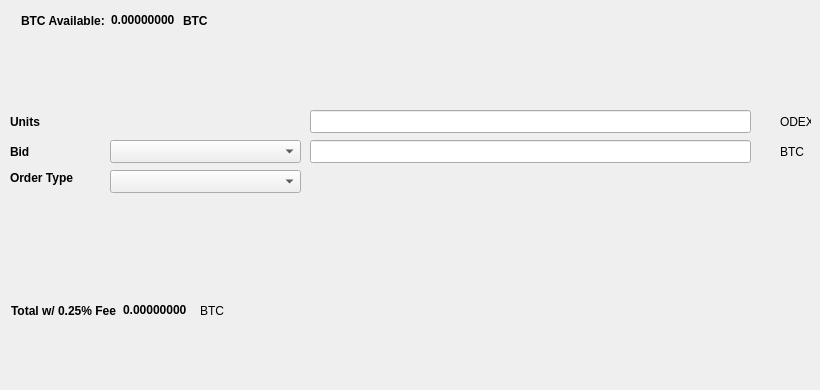
   <widget class="QWidget" name="BuyTab">
    <attribute name="title">
     <string>Buy</string>
    </attribute>
    <widget class="QtMaterialFlatButton" name="BuyODEX" native="true">
     <property name="geometry">
      <rect>
       <x>30</x>
       <y>330</y>
       <width>131</width>
       <height>23</height>
      </rect>
     </property>
     <property name="text" stdset="0">
      <string>Buy ODEX</string>
     </property>
     <property name="icon" stdset="0">
      <iconset resource="../odex.qrc">
       <normaloff>:/icons/bitcoin</normaloff>:/icons/bitcoin</iconset>
     </property>
    </widget>
    <widget class="QLabel" name="label_3">
     <property name="geometry">
      <rect>
       <x>10</x>
       <y>110</y>
       <width>46</width>
       <height>23</height>
      </rect>
     </property>
     <property name="font">
      <font>
       <weight>75</weight>
       <bold>true</bold>
      </font>
     </property>
     <property name="text">
      <string>Units</string>
     </property>
    </widget>
    <widget class="QLineEdit" name="UnitsInput">
     <property name="geometry">
      <rect>
       <x>310</x>
       <y>110</y>
       <width>441</width>
       <height>23</height>
      </rect>
     </property>
     <property name="font">
      <font>
       <pointsize>9</pointsize>
       <weight>75</weight>
       <bold>true</bold>
      </font>
     </property>
    </widget>
    <widget class="QLineEdit" name="BuyBidPriceEdit">
     <property name="geometry">
      <rect>
       <x>310</x>
       <y>140</y>
       <width>441</width>
       <height>23</height>
      </rect>
     </property>
     <property name="font">
      <font>
       <pointsize>9</pointsize>
       <weight>75</weight>
       <bold>true</bold>
      </font>
     </property>
    </widget>
    <widget class="QLabel" name="label_4">
     <property name="geometry">
      <rect>
       <x>780</x>
       <y>110</y>
       <width>31</width>
       <height>23</height>
      </rect>
     </property>
     <property name="text">
      <string>ODEX</string>
     </property>
    </widget>
    <widget class="QLabel" name="label_5">
     <property name="geometry">
      <rect>
       <x>780</x>
       <y>140</y>
       <width>31</width>
       <height>23</height>
      </rect>
     </property>
     <property name="text">
      <string>BTC</string>
     </property>
    </widget>
    <widget class="QLabel" name="label_6">
     <property name="geometry">
      <rect>
       <x>10</x>
       <y>140</y>
       <width>46</width>
       <height>23</height>
      </rect>
     </property>
     <property name="font">
      <font>
       <weight>75</weight>
       <bold>true</bold>
      </font>
     </property>
     <property name="text">
      <string>Bid</string>
     </property>
    </widget>
    <widget class="QLabel" name="label_7">
     <property name="geometry">
      <rect>
       <x>10</x>
       <y>170</y>
       <width>91</width>
       <height>16</height>
      </rect>
     </property>
     <property name="font">
      <font>
       <weight>75</weight>
       <bold>true</bold>
      </font>
     </property>
     <property name="text">
      <string>Order Type</string>
     </property>
    </widget>
    <widget class="QtMaterialFlatButton" name="Buy_Max_Amount" native="true">
     <property name="geometry">
      <rect>
       <x>110</x>
       <y>110</y>
       <width>191</width>
       <height>23</height>
      </rect>
     </property>
     <property name="font">
      <font>
       <pointsize>10</pointsize>
      </font>
     </property>
     <property name="text" stdset="0">
      <string>Max</string>
     </property>
    </widget>
    <widget class="QComboBox" name="BuyBidcomboBox">
     <property name="geometry">
      <rect>
       <x>110</x>
       <y>140</y>
       <width>191</width>
       <height>23</height>
      </rect>
     </property>
     <property name="font">
      <font>
       <pointsize>10</pointsize>
      </font>
     </property>
    </widget>
    <widget class="QComboBox" name="buyOrdertypeCombo">
     <property name="geometry">
      <rect>
       <x>110</x>
       <y>170</y>
       <width>191</width>
       <height>23</height>
      </rect>
     </property>
     <property name="font">
      <font>
       <pointsize>10</pointsize>
      </font>
     </property>
    </widget>
    <widget class="QWidget" name="layoutWidget1">
     <property name="geometry">
      <rect>
       <x>21</x>
       <y>11</y>
       <width>227</width>
       <height>19</height>
      </rect>
     </property>
     <layout class="QHBoxLayout" name="horizontalLayout_3">
      <item>
       <widget class="QLabel" name="label232">
        <property name="font">
         <font>
          <weight>75</weight>
          <bold>true</bold>
         </font>
        </property>
        <property name="text">
         <string>BTC Available:</string>
        </property>
       </widget>
      </item>
      <item>
       <widget class="QLabel" name="BtcAvailableLbl">
        <property name="palette">
         <palette>
          <active>
           <colorrole role="WindowText">
            <brush brushstyle="SolidPattern">
             <color alpha="255">
              <red>0</red>
              <green>0</green>
              <blue>0</blue>
             </color>
            </brush>
           </colorrole>
           <colorrole role="Button">
            <brush brushstyle="SolidPattern">
             <color alpha="255">
              <red>0</red>
              <green>170</green>
              <blue>0</blue>
             </color>
            </brush>
           </colorrole>
           <colorrole role="Light">
            <brush brushstyle="SolidPattern">
             <color alpha="255">
              <red>0</red>
              <green>255</green>
              <blue>0</blue>
             </color>
            </brush>
           </colorrole>
           <colorrole role="Midlight">
            <brush brushstyle="SolidPattern">
             <color alpha="255">
              <red>0</red>
              <green>212</green>
              <blue>0</blue>
             </color>
            </brush>
           </colorrole>
           <colorrole role="Dark">
            <brush brushstyle="SolidPattern">
             <color alpha="255">
              <red>0</red>
              <green>85</green>
              <blue>0</blue>
             </color>
            </brush>
           </colorrole>
           <colorrole role="Mid">
            <brush brushstyle="SolidPattern">
             <color alpha="255">
              <red>0</red>
              <green>113</green>
              <blue>0</blue>
             </color>
            </brush>
           </colorrole>
           <colorrole role="Text">
            <brush brushstyle="SolidPattern">
             <color alpha="255">
              <red>0</red>
              <green>170</green>
              <blue>0</blue>
             </color>
            </brush>
           </colorrole>
           <colorrole role="BrightText">
            <brush brushstyle="SolidPattern">
             <color alpha="255">
              <red>255</red>
              <green>255</green>
              <blue>255</blue>
             </color>
            </brush>
           </colorrole>
           <colorrole role="ButtonText">
            <brush brushstyle="SolidPattern">
             <color alpha="255">
              <red>0</red>
              <green>0</green>
              <blue>0</blue>
             </color>
            </brush>
           </colorrole>
           <colorrole role="Base">
            <brush brushstyle="SolidPattern">
             <color alpha="255">
              <red>255</red>
              <green>255</green>
              <blue>255</blue>
             </color>
            </brush>
           </colorrole>
           <colorrole role="Window">
            <brush brushstyle="SolidPattern">
             <color alpha="255">
              <red>0</red>
              <green>170</green>
              <blue>0</blue>
             </color>
            </brush>
           </colorrole>
           <colorrole role="Shadow">
            <brush brushstyle="SolidPattern">
             <color alpha="255">
              <red>0</red>
              <green>0</green>
              <blue>0</blue>
             </color>
            </brush>
           </colorrole>
           <colorrole role="AlternateBase">
            <brush brushstyle="SolidPattern">
             <color alpha="255">
              <red>127</red>
              <green>212</green>
              <blue>127</blue>
             </color>
            </brush>
           </colorrole>
           <colorrole role="ToolTipBase">
            <brush brushstyle="SolidPattern">
             <color alpha="255">
              <red>255</red>
              <green>255</green>
              <blue>220</blue>
             </color>
            </brush>
           </colorrole>
           <colorrole role="ToolTipText">
            <brush brushstyle="SolidPattern">
             <color alpha="255">
              <red>0</red>
              <green>0</green>
              <blue>0</blue>
             </color>
            </brush>
           </colorrole>
          </active>
          <inactive>
           <colorrole role="WindowText">
            <brush brushstyle="SolidPattern">
             <color alpha="255">
              <red>0</red>
              <green>0</green>
              <blue>0</blue>
             </color>
            </brush>
           </colorrole>
           <colorrole role="Button">
            <brush brushstyle="SolidPattern">
             <color alpha="255">
              <red>0</red>
              <green>170</green>
              <blue>0</blue>
             </color>
            </brush>
           </colorrole>
           <colorrole role="Light">
            <brush brushstyle="SolidPattern">
             <color alpha="255">
              <red>0</red>
              <green>255</green>
              <blue>0</blue>
             </color>
            </brush>
           </colorrole>
           <colorrole role="Midlight">
            <brush brushstyle="SolidPattern">
             <color alpha="255">
              <red>0</red>
              <green>212</green>
              <blue>0</blue>
             </color>
            </brush>
           </colorrole>
           <colorrole role="Dark">
            <brush brushstyle="SolidPattern">
             <color alpha="255">
              <red>0</red>
              <green>85</green>
              <blue>0</blue>
             </color>
            </brush>
           </colorrole>
           <colorrole role="Mid">
            <brush brushstyle="SolidPattern">
             <color alpha="255">
              <red>0</red>
              <green>113</green>
              <blue>0</blue>
             </color>
            </brush>
           </colorrole>
           <colorrole role="Text">
            <brush brushstyle="SolidPattern">
             <color alpha="255">
              <red>0</red>
              <green>170</green>
              <blue>0</blue>
             </color>
            </brush>
           </colorrole>
           <colorrole role="BrightText">
            <brush brushstyle="SolidPattern">
             <color alpha="255">
              <red>255</red>
              <green>255</green>
              <blue>255</blue>
             </color>
            </brush>
           </colorrole>
           <colorrole role="ButtonText">
            <brush brushstyle="SolidPattern">
             <color alpha="255">
              <red>0</red>
              <green>0</green>
              <blue>0</blue>
             </color>
            </brush>
           </colorrole>
           <colorrole role="Base">
            <brush brushstyle="SolidPattern">
             <color alpha="255">
              <red>255</red>
              <green>255</green>
              <blue>255</blue>
             </color>
            </brush>
           </colorrole>
           <colorrole role="Window">
            <brush brushstyle="SolidPattern">
             <color alpha="255">
              <red>0</red>
              <green>170</green>
              <blue>0</blue>
             </color>
            </brush>
           </colorrole>
           <colorrole role="Shadow">
            <brush brushstyle="SolidPattern">
             <color alpha="255">
              <red>0</red>
              <green>0</green>
              <blue>0</blue>
             </color>
            </brush>
           </colorrole>
           <colorrole role="AlternateBase">
            <brush brushstyle="SolidPattern">
             <color alpha="255">
              <red>127</red>
              <green>212</green>
              <blue>127</blue>
             </color>
            </brush>
           </colorrole>
           <colorrole role="ToolTipBase">
            <brush brushstyle="SolidPattern">
             <color alpha="255">
              <red>255</red>
              <green>255</green>
              <blue>220</blue>
             </color>
            </brush>
           </colorrole>
           <colorrole role="ToolTipText">
            <brush brushstyle="SolidPattern">
             <color alpha="255">
              <red>0</red>
              <green>0</green>
              <blue>0</blue>
             </color>
            </brush>
           </colorrole>
          </inactive>
          <disabled>
           <colorrole role="WindowText">
            <brush brushstyle="SolidPattern">
             <color alpha="255">
              <red>0</red>
              <green>85</green>
              <blue>0</blue>
             </color>
            </brush>
           </colorrole>
           <colorrole role="Button">
            <brush brushstyle="SolidPattern">
             <color alpha="255">
              <red>0</red>
              <green>170</green>
              <blue>0</blue>
             </color>
            </brush>
           </colorrole>
           <colorrole role="Light">
            <brush brushstyle="SolidPattern">
             <color alpha="255">
              <red>0</red>
              <green>255</green>
              <blue>0</blue>
             </color>
            </brush>
           </colorrole>
           <colorrole role="Midlight">
            <brush brushstyle="SolidPattern">
             <color alpha="255">
              <red>0</red>
              <green>212</green>
              <blue>0</blue>
             </color>
            </brush>
           </colorrole>
           <colorrole role="Dark">
            <brush brushstyle="SolidPattern">
             <color alpha="255">
              <red>0</red>
              <green>85</green>
              <blue>0</blue>
             </color>
            </brush>
           </colorrole>
           <colorrole role="Mid">
            <brush brushstyle="SolidPattern">
             <color alpha="255">
              <red>0</red>
              <green>113</green>
              <blue>0</blue>
             </color>
            </brush>
           </colorrole>
           <colorrole role="Text">
            <brush brushstyle="SolidPattern">
             <color alpha="255">
              <red>0</red>
              <green>85</green>
              <blue>0</blue>
             </color>
            </brush>
           </colorrole>
           <colorrole role="BrightText">
            <brush brushstyle="SolidPattern">
             <color alpha="255">
              <red>255</red>
              <green>255</green>
              <blue>255</blue>
             </color>
            </brush>
           </colorrole>
           <colorrole role="ButtonText">
            <brush brushstyle="SolidPattern">
             <color alpha="255">
              <red>0</red>
              <green>85</green>
              <blue>0</blue>
             </color>
            </brush>
           </colorrole>
           <colorrole role="Base">
            <brush brushstyle="SolidPattern">
             <color alpha="255">
              <red>0</red>
              <green>170</green>
              <blue>0</blue>
             </color>
            </brush>
           </colorrole>
           <colorrole role="Window">
            <brush brushstyle="SolidPattern">
             <color alpha="255">
              <red>0</red>
              <green>170</green>
              <blue>0</blue>
             </color>
            </brush>
           </colorrole>
           <colorrole role="Shadow">
            <brush brushstyle="SolidPattern">
             <color alpha="255">
              <red>0</red>
              <green>0</green>
              <blue>0</blue>
             </color>
            </brush>
           </colorrole>
           <colorrole role="AlternateBase">
            <brush brushstyle="SolidPattern">
             <color alpha="255">
              <red>0</red>
              <green>170</green>
              <blue>0</blue>
             </color>
            </brush>
           </colorrole>
           <colorrole role="ToolTipBase">
            <brush brushstyle="SolidPattern">
             <color alpha="255">
              <red>255</red>
              <green>255</green>
              <blue>220</blue>
             </color>
            </brush>
           </colorrole>
           <colorrole role="ToolTipText">
            <brush brushstyle="SolidPattern">
             <color alpha="255">
              <red>0</red>
              <green>0</green>
              <blue>0</blue>
             </color>
            </brush>
           </colorrole>
          </disabled>
         </palette>
        </property>
        <property name="font">
         <font>
          <weight>75</weight>
          <bold>true</bold>
         </font>
        </property>
        <property name="text">
         <string>0.00000000</string>
        </property>
        <property name="textInteractionFlags">
         <set>Qt::LinksAccessibleByMouse|Qt::TextSelectableByKeyboard|Qt::TextSelectableByMouse</set>
        </property>
       </widget>
      </item>
      <item>
       <widget class="QLabel" name="BtcAvailableLbl_2">
        <property name="font">
         <font>
          <weight>75</weight>
          <bold>true</bold>
         </font>
        </property>
        <property name="text">
         <string>BTC</string>
        </property>
       </widget>
      </item>
     </layout>
    </widget>
    <widget class="QWidget" name="layoutWidge2">
     <property name="geometry">
      <rect>
       <x>11</x>
       <y>301</y>
       <width>259</width>
       <height>19</height>
      </rect>
     </property>
     <layout class="QHBoxLayout" name="horizontalLayout_4">
      <item>
       <widget class="QLabel" name="label_9">
        <property name="font">
         <font>
          <weight>75</weight>
          <bold>true</bold>
         </font>
        </property>
        <property name="text">
         <string>Total w/ 0.25% Fee</string>
        </property>
       </widget>
      </item>
      <item>
       <widget class="QLabel" name="BuyCostLabel">
        <property name="palette">
         <palette>
          <active>
           <colorrole role="WindowText">
            <brush brushstyle="SolidPattern">
             <color alpha="255">
              <red>0</red>
              <green>0</green>
              <blue>0</blue>
             </color>
            </brush>
           </colorrole>
           <colorrole role="Button">
            <brush brushstyle="SolidPattern">
             <color alpha="255">
              <red>0</red>
              <green>170</green>
              <blue>0</blue>
             </color>
            </brush>
           </colorrole>
           <colorrole role="Light">
            <brush brushstyle="SolidPattern">
             <color alpha="255">
              <red>0</red>
              <green>255</green>
              <blue>0</blue>
             </color>
            </brush>
           </colorrole>
           <colorrole role="Midlight">
            <brush brushstyle="SolidPattern">
             <color alpha="255">
              <red>0</red>
              <green>212</green>
              <blue>0</blue>
             </color>
            </brush>
           </colorrole>
           <colorrole role="Dark">
            <brush brushstyle="SolidPattern">
             <color alpha="255">
              <red>0</red>
              <green>85</green>
              <blue>0</blue>
             </color>
            </brush>
           </colorrole>
           <colorrole role="Mid">
            <brush brushstyle="SolidPattern">
             <color alpha="255">
              <red>0</red>
              <green>113</green>
              <blue>0</blue>
             </color>
            </brush>
           </colorrole>
           <colorrole role="Text">
            <brush brushstyle="SolidPattern">
             <color alpha="255">
              <red>0</red>
              <green>170</green>
              <blue>0</blue>
             </color>
            </brush>
           </colorrole>
           <colorrole role="BrightText">
            <brush brushstyle="SolidPattern">
             <color alpha="255">
              <red>255</red>
              <green>255</green>
              <blue>255</blue>
             </color>
            </brush>
           </colorrole>
           <colorrole role="ButtonText">
            <brush brushstyle="SolidPattern">
             <color alpha="255">
              <red>0</red>
              <green>0</green>
              <blue>0</blue>
             </color>
            </brush>
           </colorrole>
           <colorrole role="Base">
            <brush brushstyle="SolidPattern">
             <color alpha="255">
              <red>255</red>
              <green>255</green>
              <blue>255</blue>
             </color>
            </brush>
           </colorrole>
           <colorrole role="Window">
            <brush brushstyle="SolidPattern">
             <color alpha="255">
              <red>0</red>
              <green>170</green>
              <blue>0</blue>
             </color>
            </brush>
           </colorrole>
           <colorrole role="Shadow">
            <brush brushstyle="SolidPattern">
             <color alpha="255">
              <red>0</red>
              <green>0</green>
              <blue>0</blue>
             </color>
            </brush>
           </colorrole>
           <colorrole role="AlternateBase">
            <brush brushstyle="SolidPattern">
             <color alpha="255">
              <red>127</red>
              <green>212</green>
              <blue>127</blue>
             </color>
            </brush>
           </colorrole>
           <colorrole role="ToolTipBase">
            <brush brushstyle="SolidPattern">
             <color alpha="255">
              <red>255</red>
              <green>255</green>
              <blue>220</blue>
             </color>
            </brush>
           </colorrole>
           <colorrole role="ToolTipText">
            <brush brushstyle="SolidPattern">
             <color alpha="255">
              <red>0</red>
              <green>0</green>
              <blue>0</blue>
             </color>
            </brush>
           </colorrole>
          </active>
          <inactive>
           <colorrole role="WindowText">
            <brush brushstyle="SolidPattern">
             <color alpha="255">
              <red>0</red>
              <green>0</green>
              <blue>0</blue>
             </color>
            </brush>
           </colorrole>
           <colorrole role="Button">
            <brush brushstyle="SolidPattern">
             <color alpha="255">
              <red>0</red>
              <green>170</green>
              <blue>0</blue>
             </color>
            </brush>
           </colorrole>
           <colorrole role="Light">
            <brush brushstyle="SolidPattern">
             <color alpha="255">
              <red>0</red>
              <green>255</green>
              <blue>0</blue>
             </color>
            </brush>
           </colorrole>
           <colorrole role="Midlight">
            <brush brushstyle="SolidPattern">
             <color alpha="255">
              <red>0</red>
              <green>212</green>
              <blue>0</blue>
             </color>
            </brush>
           </colorrole>
           <colorrole role="Dark">
            <brush brushstyle="SolidPattern">
             <color alpha="255">
              <red>0</red>
              <green>85</green>
              <blue>0</blue>
             </color>
            </brush>
           </colorrole>
           <colorrole role="Mid">
            <brush brushstyle="SolidPattern">
             <color alpha="255">
              <red>0</red>
              <green>113</green>
              <blue>0</blue>
             </color>
            </brush>
           </colorrole>
           <colorrole role="Text">
            <brush brushstyle="SolidPattern">
             <color alpha="255">
              <red>0</red>
              <green>170</green>
              <blue>0</blue>
             </color>
            </brush>
           </colorrole>
           <colorrole role="BrightText">
            <brush brushstyle="SolidPattern">
             <color alpha="255">
              <red>255</red>
              <green>255</green>
              <blue>255</blue>
             </color>
            </brush>
           </colorrole>
           <colorrole role="ButtonText">
            <brush brushstyle="SolidPattern">
             <color alpha="255">
              <red>0</red>
              <green>0</green>
              <blue>0</blue>
             </color>
            </brush>
           </colorrole>
           <colorrole role="Base">
            <brush brushstyle="SolidPattern">
             <color alpha="255">
              <red>255</red>
              <green>255</green>
              <blue>255</blue>
             </color>
            </brush>
           </colorrole>
           <colorrole role="Window">
            <brush brushstyle="SolidPattern">
             <color alpha="255">
              <red>0</red>
              <green>170</green>
              <blue>0</blue>
             </color>
            </brush>
           </colorrole>
           <colorrole role="Shadow">
            <brush brushstyle="SolidPattern">
             <color alpha="255">
              <red>0</red>
              <green>0</green>
              <blue>0</blue>
             </color>
            </brush>
           </colorrole>
           <colorrole role="AlternateBase">
            <brush brushstyle="SolidPattern">
             <color alpha="255">
              <red>127</red>
              <green>212</green>
              <blue>127</blue>
             </color>
            </brush>
           </colorrole>
           <colorrole role="ToolTipBase">
            <brush brushstyle="SolidPattern">
             <color alpha="255">
              <red>255</red>
              <green>255</green>
              <blue>220</blue>
             </color>
            </brush>
           </colorrole>
           <colorrole role="ToolTipText">
            <brush brushstyle="SolidPattern">
             <color alpha="255">
              <red>0</red>
              <green>0</green>
              <blue>0</blue>
             </color>
            </brush>
           </colorrole>
          </inactive>
          <disabled>
           <colorrole role="WindowText">
            <brush brushstyle="SolidPattern">
             <color alpha="255">
              <red>0</red>
              <green>85</green>
              <blue>0</blue>
             </color>
            </brush>
           </colorrole>
           <colorrole role="Button">
            <brush brushstyle="SolidPattern">
             <color alpha="255">
              <red>0</red>
              <green>170</green>
              <blue>0</blue>
             </color>
            </brush>
           </colorrole>
           <colorrole role="Light">
            <brush brushstyle="SolidPattern">
             <color alpha="255">
              <red>0</red>
              <green>255</green>
              <blue>0</blue>
             </color>
            </brush>
           </colorrole>
           <colorrole role="Midlight">
            <brush brushstyle="SolidPattern">
             <color alpha="255">
              <red>0</red>
              <green>212</green>
              <blue>0</blue>
             </color>
            </brush>
           </colorrole>
           <colorrole role="Dark">
            <brush brushstyle="SolidPattern">
             <color alpha="255">
              <red>0</red>
              <green>85</green>
              <blue>0</blue>
             </color>
            </brush>
           </colorrole>
           <colorrole role="Mid">
            <brush brushstyle="SolidPattern">
             <color alpha="255">
              <red>0</red>
              <green>113</green>
              <blue>0</blue>
             </color>
            </brush>
           </colorrole>
           <colorrole role="Text">
            <brush brushstyle="SolidPattern">
             <color alpha="255">
              <red>0</red>
              <green>85</green>
              <blue>0</blue>
             </color>
            </brush>
           </colorrole>
           <colorrole role="BrightText">
            <brush brushstyle="SolidPattern">
             <color alpha="255">
              <red>255</red>
              <green>255</green>
              <blue>255</blue>
             </color>
            </brush>
           </colorrole>
           <colorrole role="ButtonText">
            <brush brushstyle="SolidPattern">
             <color alpha="255">
              <red>0</red>
              <green>85</green>
              <blue>0</blue>
             </color>
            </brush>
           </colorrole>
           <colorrole role="Base">
            <brush brushstyle="SolidPattern">
             <color alpha="255">
              <red>0</red>
              <green>170</green>
              <blue>0</blue>
             </color>
            </brush>
           </colorrole>
           <colorrole role="Window">
            <brush brushstyle="SolidPattern">
             <color alpha="255">
              <red>0</red>
              <green>170</green>
              <blue>0</blue>
             </color>
            </brush>
           </colorrole>
           <colorrole role="Shadow">
            <brush brushstyle="SolidPattern">
             <color alpha="255">
              <red>0</red>
              <green>0</green>
              <blue>0</blue>
             </color>
            </brush>
           </colorrole>
           <colorrole role="AlternateBase">
            <brush brushstyle="SolidPattern">
             <color alpha="255">
              <red>0</red>
              <green>170</green>
              <blue>0</blue>
             </color>
            </brush>
           </colorrole>
           <colorrole role="ToolTipBase">
            <brush brushstyle="SolidPattern">
             <color alpha="255">
              <red>255</red>
              <green>255</green>
              <blue>220</blue>
             </color>
            </brush>
           </colorrole>
           <colorrole role="ToolTipText">
            <brush brushstyle="SolidPattern">
             <color alpha="255">
              <red>0</red>
              <green>0</green>
              <blue>0</blue>
             </color>
            </brush>
           </colorrole>
          </disabled>
         </palette>
        </property>
        <property name="font">
         <font>
          <weight>75</weight>
          <bold>true</bold>
         </font>
        </property>
        <property name="autoFillBackground">
         <bool>false</bool>
        </property>
        <property name="text">
         <string>0.00000000</string>
        </property>
        <property name="textInteractionFlags">
         <set>Qt::LinksAccessibleByMouse|Qt::TextSelectableByMouse</set>
        </property>
       </widget>
      </item>
      <item>
       <widget class="QLabel" name="label_10">
        <property name="font">
         <font>
          <weight>50</weight>
          <bold>false</bold>
         </font>
        </property>
        <property name="text">
         <string>BTC</string>
        </property>
       </widget>
      </item>
     </layout>
    </widget>
    <widget class="QLabel" name="label_24">
     <property name="geometry">
      <rect>
       <x>460</x>
       <y>300</y>
       <width>281</width>
       <height>81</height>
      </rect>
     </property>
     <property name="text">
      <string/>
     </property>
     <property name="pixmap">
      <pixmap>:/images/bittrex</pixmap>
     </property>
    </widget>
   </widget>
